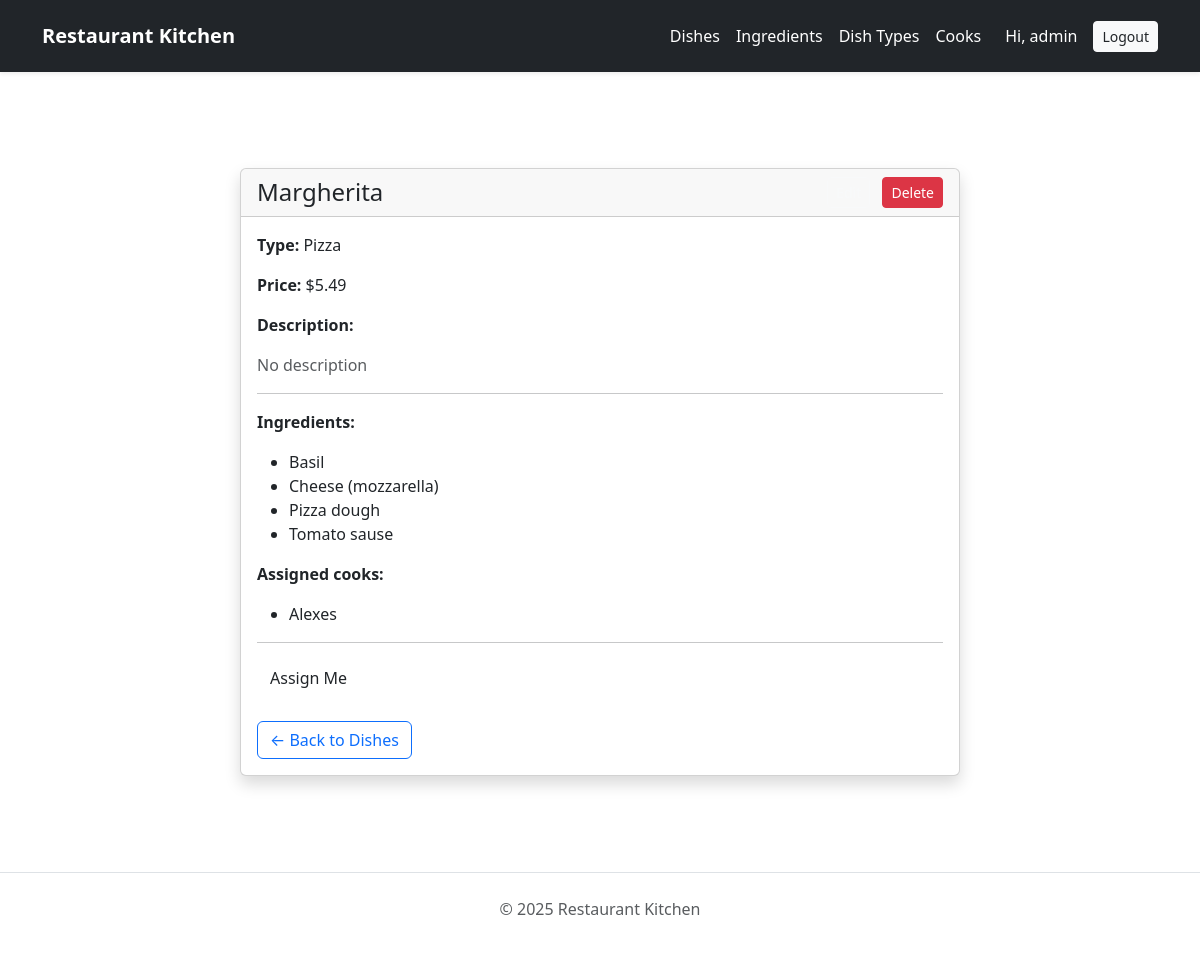
The app's page /dishes/2 (signed in) with its own data.
### menu/models.py (models this page shows, shortened)
class Cook(AbstractUser):
    years_of_experience = models.PositiveIntegerField(default=0)
    specialization = models.CharField(
        max_length=255,
        blank=True,
        help_text="Specialization of the cook",
    )
    class Meta:
        verbose_name = "Cook"
        verbose_name_plural = "Cooks"
        ordering = ("-years_of_experience",)

class Dish(models.Model):
    objects = None
    name = models.CharField(max_length=255)
    description = models.TextField(default="No description")
    price = models.DecimalField(max_digits=6, decimal_places=2, default=0.00)
    dish_type = models.ForeignKey(DishType, on_delete=models.CASCADE, related_name="dishes")
    cooks = models.ManyToManyField("Cook", related_name="dishes")
    ingredients = models.ManyToManyField(Ingredient, related_name="dishes")
    class Meta:
        ordering = ["name"]
        verbose_name_plural = "dishes"
        verbose_name = "dish"

class DishType(models.Model):
    objects = None
    name = models.CharField(max_length=100)
    def __str__(self):
        return self.name

class Ingredient(models.Model):
    name = models.CharField(max_length=100)
    class Meta:
        verbose_name_plural = "Ingredients"
        ordering = ["name"]
        verbose_name="Ingredient"

### menu/views.py (the view)
# urls.py: path("dishes/<int:pk>", views.DishDetailView.as_view(), name="dish-detail"),
class DishDetailView(LoginRequiredMixin, generic.DetailView):
    model = Dish
    context_object_name = "dish"

### templates/menu/dish_detail.html (shortened to what this page needs)
{% extends "base.html" %}
{% block content %}
<div class="container py-5 mt-4">
  <div class="row justify-content-center">
    <div class="col-lg-8">
      <div class="card shadow border-radius-xl">
        <div class="card-header bg-gradient-dark text-dark d-flex justify-content-between align-items-center">
          <h4 class="mb-0">{{ dish.name }}</h4>
          <div>
            <a href="{% url 'menu:dish-update' dish.pk %}" class="btn btn-sm btn-outline-light">Edit</a>
            <a href="{% url 'menu:dish-delete' dish.pk %}" class="btn btn-sm btn-danger ms-2">Delete</a>
          </div>
        </div>
        <div class="card-body">
          <p><strong>Type:</strong> {{ dish.dish_type }}</p>
          <p><strong>Price:</strong> ${{ dish.price }}</p>
          <p><strong>Description:</strong></p>
          <p class="text-muted">{{ dish.description }}</p>
          <hr>
          <p><strong>Ingredients:</strong></p>
          <ul>
            {% for ingredient in dish.ingredients.all %}
              <li>{{ ingredient.name }}</li>
            {% empty %}
              <li>No ingredients listed.</li>
            {% endfor %}
          </ul>
          <p><strong>Assigned cooks:</strong></p>
          <ul>
            {% for cook in dish.cooks.all %}
              <li>{{ cook.username }}</li>
            {% empty %}
              <li>No cooks assigned yet.</li>
            {% endfor %}
          </ul>
          <hr>
          <form method="post" action="{% url 'menu:toggle-assign-to-dish' dish.pk %}">
            {% if user in dish.cooks.all %}
              <button type="submit" class="btn bg-gradient-danger">Unassign Me</button>
            {% else %}
              <button type="submit" class="btn bg-gradient-success">Assign Me</button>
            {% endif %}
          </form>
          <div class="mt-4">
            <a class="btn btn-outline-primary" href="{% url 'menu:dish-list' %}">← Back to Dishes</a>
          </div>
        </div>
      </div>
    </div>
  </div>
</div>
{% endblock %}

### templates/base.html (shortened to what this page needs)
{% load static %}
<!DOCTYPE html>
<html lang="en">
<head>
    <link href="https://unpkg.com/material-kit@3.0.0/assets/css/material-kit.min.css" rel="stylesheet" />
    <link rel="stylesheet" href="https://cdn.jsdelivr.net/npm/bootstrap@5.3.0/dist/css/bootstrap.min.css">
</head>
<body class="{% block body %}{% endblock %}">
<nav class="navbar navbar-expand-lg navbar-dark bg-dark shadow-sm py-3 sticky-top">
  <div class="container">
    <a class="navbar-brand text-white fw-bold" href="{% url 'menu:index' %}">
      Restaurant Kitchen
    </a>
    <div class="collapse navbar-collapse" id="navbarContent">
      <ul class="navbar-nav ms-auto">
        <li class="nav-item">
          <a class="nav-link text-white" href="{% url 'menu:dish-list' %}">Dishes</a>
        </li>
        <li class="nav-item">
          <a class="nav-link text-white" href="{% url 'menu:ingredient-list' %}">Ingredients</a>
        </li>
        <li class="nav-item">
          <a class="nav-link text-white" href="{% url 'menu:dishtype-list' %}">Dish Types</a>
        </li>
        <li class="nav-item">
          <a class="nav-link text-white" href="{% url 'menu:cook-list' %}">Cooks</a>
        </li>
        {% if user.is_authenticated %}
        <li class="nav-item d-flex align-items-center">
          <span class="text-white mx-3">Hi, {{ user.username }}</span>
          <a class="btn btn-sm btn-light text-dark" href="{% url 'logout' %}">Logout</a>
        </li>
        {% else %}
        <li class="nav-item">
          <a class="btn btn-sm btn-outline-light" href="{% url 'login' %}">Login</a>
        </li>
        {% endif %}
      </ul>
    </div>
  </div>
</nav>
<main class="container mt-5">
  {% block content %}{% endblock %}
</main>
<footer class="text-center text-muted py-4 mt-5 border-top">
  <p>&copy; 2025 Restaurant Kitchen</p>
</footer>
</body>
</html>

### records on screen
Cook: username "admin"
Dish: name "Margherita", dish_type "Pizza", price "5.49", description "No description"
Ingredient: name "Basil"
Ingredient: name "Cheese (mozzarella)"
Ingredient: name "Pizza dough"
Ingredient: name "Tomato sause"
Cook: username "Alexes"
